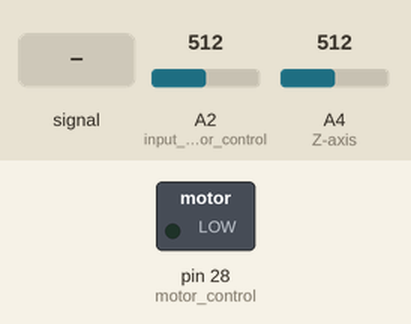
This sketch was run on a simulated Teensy 4. Shown: switched loads named in the sketch (green lamp = pin HIGH). The test bench sets the inputs (shaded band); at power-on: A2 (input_for_motor_control) = 512, A4 (Z-axis) = 512. The ROS host is connected and sends only what is stated.

Above: at 1.2 s.
1.3 s: A2 (input_for_motor_control) fed a 200 Hz sine of ±81 counts around its level
Timing chart, 0 to 4.1 s (numbered marks = the images above; inputs shaded):
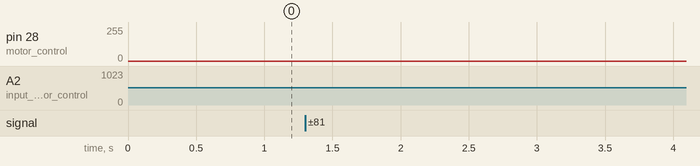

The sketch:

ROSSerial_accelerometer.ino
```cpp
/*
 * A2 - RED/ORANGE
 * A3 - YELLOW/GRAY
 * A4 - GREEN
 * 10 - INPUT
 */
/*#define USE_TEENSY_HW_SERIAL*/
#define window 100
#include <ros.h>
#include <std_msgs/Int16MultiArray.h>

int index1 = 1;

int buff[window];
float sum_window = 0.0;
float val = 0.0;
float final_val = 0.0;

float phase = 0.0;
float twopi = 3.14159 * 2;
elapsedMicros usec = 0;

ros::NodeHandle  nh;

std_msgs::Int16MultiArray sense_arr;
ros::Publisher chatter("chatter", &sense_arr);

void setup()
{
  Serial.begin(115200);
  // Initializing ROS node
  nh.initNode();
  nh.advertise(chatter);
  sense_arr.data = (int16_t*)malloc(sizeof(int16_t)*5);
  sense_arr.data_length = 5;
  analogWriteResolution(12);
  pinMode(A14,OUTPUT); // motor control
  pinMode(A2,INPUT); // input for motor control
  pinMode(A4,INPUT); //Z-axis
}

void loop()
{
  // Motor control
  sum_window = 0.0;
  val = analogRead(A2);
  for (int i = 0; i < window-1; i++){
      buff[i] = buff[i+1];
      sum_window = sum_window + buff[i];
    }
  buff[window-1] = val;
  sum_window = sum_window + val;
  final_val = sum_window/(float)window;

  float val_out = sin(phase) * 2000.0 + 2050.0;
  analogWrite(A14, (int)val_out);
  phase = phase + 0.001*final_val;
  if (phase >= twopi) phase = 0;
  while (usec < 500) ; // wait
  usec = usec - 500;

  // Accelerometer data acquisition
  if(index1 == 1){
    sense_arr.data[0] = analogRead(A4);
    index1 = 2;
  }else if(index1 == 2){
    sense_arr.data[1] = analogRead(A4);
    index1 = 3;
  }else if(index1 == 3){
    sense_arr.data[2] = analogRead(A4);
    index1 = 4;
  }else if(index1 == 4){
    sense_arr.data[3] = analogRead(A4);
    index1 = 5;
  }else if(index1 == 5){
    sense_arr.data[4] = analogRead(A4);
    chatter.publish( &sense_arr );
    index1 = 1;
  }
  nh.spinOnce();
}
```
